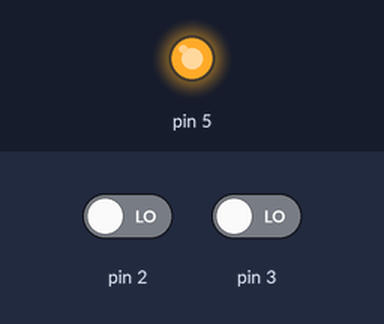
A sketch run on a simulated Arduino Uno, built with avr-gcc and run on an emulated ATmega328P. On the bench: output pins drawn as LEDs (lit = HIGH). The inputs (shaded band) are chosen by the test bench; at power-on: pin 3 LOW, pin 2 LOW.

Above: at 1.2 s.
1.3 s: pin 3 driven HIGH
At 2.5 s:
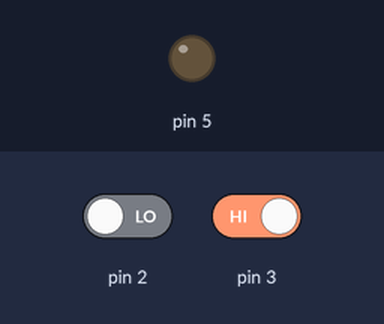
2.8 s: pin 3 driven LOW
At 3.7 s:
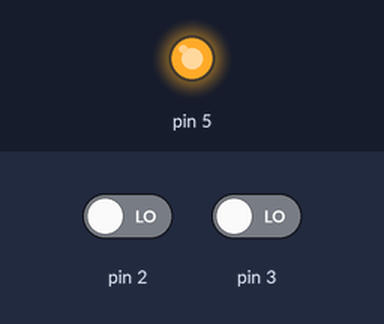
Timing chart, 0 to 5.8 s (numbered marks = the images above; inputs shaded):
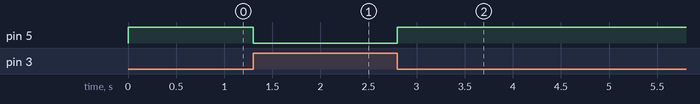

The sketch:

gate.ino
```cpp
int A,B,C;
void setup() {
  // put your setup code here, to run once:
  pinMode(2,INPUT);
  pinMode(3,INPUT);
  pinMode(5,OUTPUT);

}

void loop() {
  // put your main code here, to run repeatedly:
 A = digitalRead(2);
 B = digitalRead(3);
 C = (!B);
digitalWrite(5,C);
}
```

Measured:
- after the input at 1.3 s, pin 5: HIGH → LOW at once
- after the input at 2.8 s, pin 5: LOW → HIGH at once
